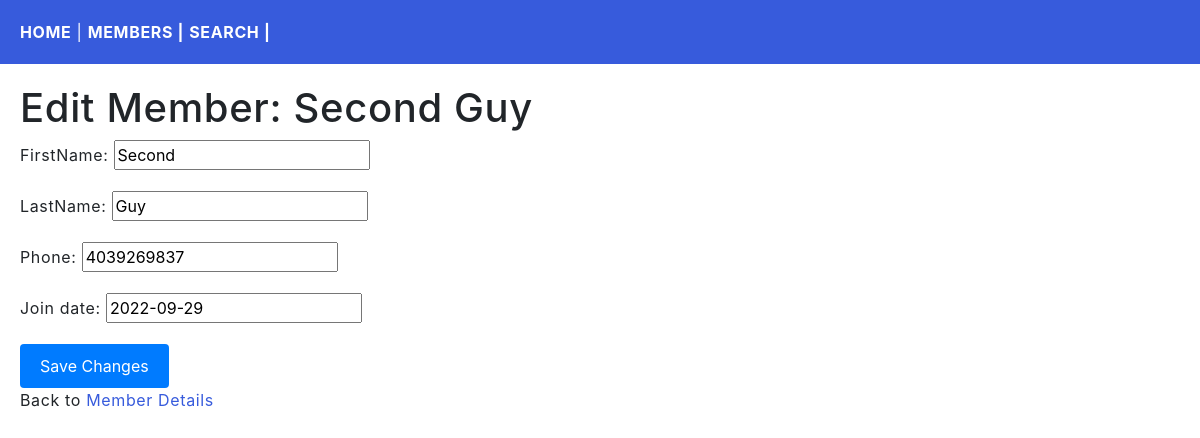
Page /edit_member/2/ on the committed database.
### members/models.py (models this page shows, shortened)
class Member(models.Model):
    firstName = models.CharField(max_length=255)
    lastName = models.CharField(max_length=255)
    phone = models.IntegerField(null= True, blank=True)
    join_date = models.DateField(null=True, blank=True)

### members/views.py (the view)
# urls.py: path('edit_member/<int:id>/', views.edit_member, name='edit_member'),
def edit_member(request, id):
    member = get_object_or_404(Member, pk=id)
    if request.method == 'POST':
        form = MemberForm(request.POST, instance=member)
        if form.is_valid():
            form.save()
            return redirect('details', id=id)
    else:
        form = MemberForm(instance=member)
    return render(request, 'edit_member.html', {'form': form, 'member': member})

### members/forms.py
class MemberForm(forms.ModelForm):
    class Meta:
        model = Member
        fields = ['firstName', 'lastName', 'phone', 'join_date']  # Include the fields you want to edit

### members/templates/edit_member.html (shortened to what this page needs)
{% extends 'master.html' %}
{% block content %}
<div class="myCards">
    <h1>Edit Member: {{ member.firstName }} {{ member.lastName }}</h1>
    <form method="post">
        {{ form.as_p }}
        <button type="submit" class="btn btn-primary">Save Changes</button>
    </form>
    <p>Back to <a href="{% url 'details' id=member.id %}">Member Details</a></p>
</div>
{% endblock %}

### myStaticFiles/mystyles.css (style rules this page uses)
body { margin: 0; font: 600 18px 'Source Sans Pro', sans-serif; letter-spacing: 0.64px; color: #585d74; justify-content: center; }
a:link, a:visited { color: #375BDC; }
.myCards { margin: 10px; padding: 10px; }

### members/static/css/form.css (style rules this page uses)
.btn-primary { background-color: #007bff; color: #fff; padding: 10px 20px; border: none; border-radius: 4px; cursor: pointer; }

### rows in the picture
Member: firstName "Second", lastName "Guy", phone "4039269837", join_date "2022-09-29"
